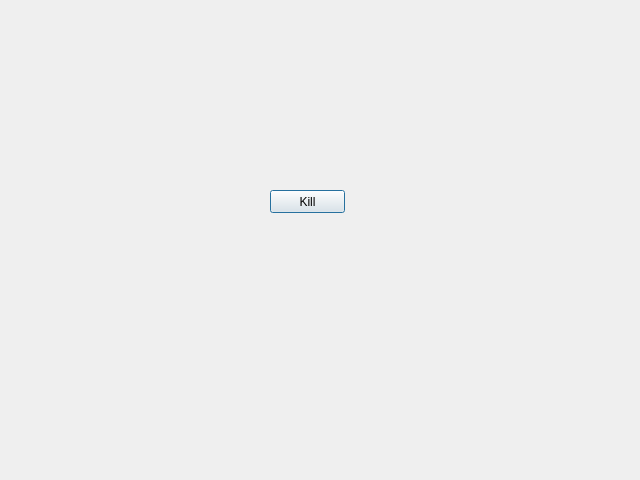
<?xml version="1.0" encoding="UTF-8"?>
<ui version="4.0">
 <class>Dialog</class>
 <widget class="QDialog" name="Dialog">
  <property name="geometry">
   <rect>
    <x>0</x>
    <y>0</y>
    <width>640</width>
    <height>480</height>
   </rect>
  </property>
  <property name="windowTitle">
   <string>Dialog</string>
  </property>
  <widget class="QPushButton" name="x">
   <property name="geometry">
    <rect>
     <x>270</x>
     <y>190</y>
     <width>75</width>
     <height>23</height>
    </rect>
   </property>
   <property name="text">
    <string>Kill</string>
   </property>
  </widget>
 </widget>
 <resources/>
 <connections/>
</ui>
